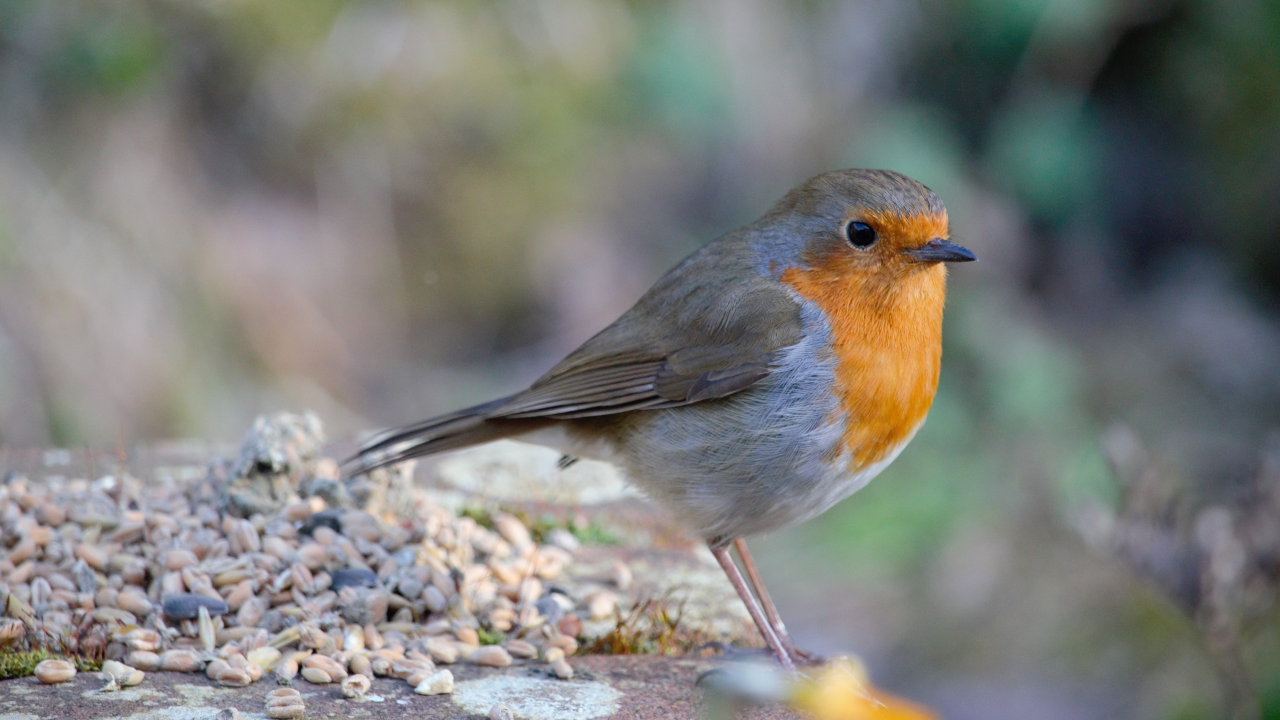
#> input picture my_method/6f47aa74a7c157d5bade8042451299d6.jpg, 3840 x 2160 px (shown at 1/3 size); its folder holds only this picture in this run
$ python -i dataset_cub.py   (imports and definitions only)
#> lines starting #> are read from the running program, lines starting #| are printed output that depends on the picture
#> further down, picture is the input picture: shape (2160, 3840, 3); mean B, G, R 122, 125.9, 125.2
import os
import matplotlib.pyplot as plt
from skimage import io
from skimage.segmentation import slic
from skimage.color import label2rgb
from skimage.measure import regionprops
from PIL import Image
import numpy as np
import imageio
from tqdm import tqdm
def calculate_area(image):
    """计算图像的面积（像素数量）"""
    return image.size

def slic_single_image(image):
    max_area=0
    segments = slic(image, n_segments=5, enforce_connectivity=True, sigma=1, compactness=10.0)
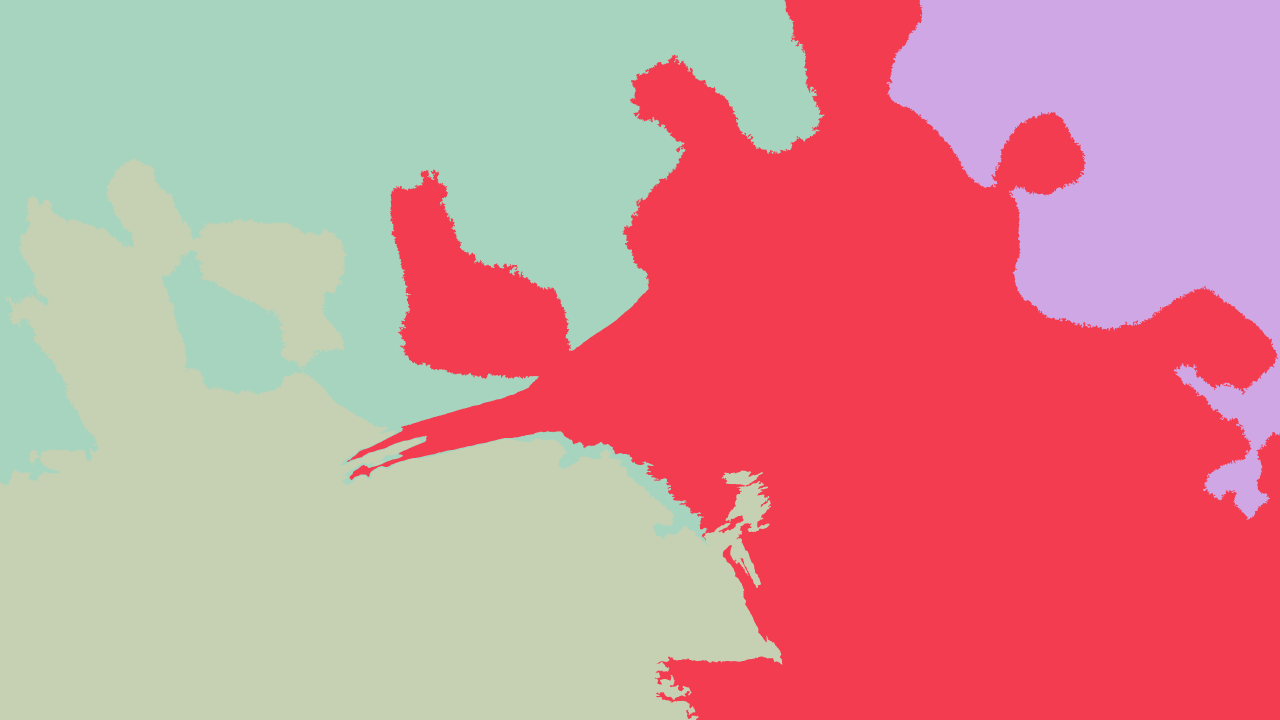
#> segments: shape (2160, 3840) int64 (shown at 1/3 size); 4 distinct labels, from 1 to 4; one colour per label, 0 black
    image_list=[]
# 使用掩码剪切原始图像并保存到result文件夹
    for region_number in range(1, len(regionprops(segments)) + 1):
        region = regionprops(segments)[region_number - 1]  # 注意：regionprops返回的区域编号从1开始
        minr, minc, maxr, maxc = region.bbox
        cropped_image = image[minr:maxr, minc:maxc]
        image_list.append(cropped_image)
#> this loop made 4 passes
#> (minr, minc, maxr, maxc) on passes 1 to 4: (0, 0, 1639, 2473), (0, 1041, 2160, 3840), (0, 2659, 1561, 3840), (474, 0, 2160, 2347)
#> pass 1, in slic_single_image, `cropped_image = image[minr:maxr, minc:maxc]`:
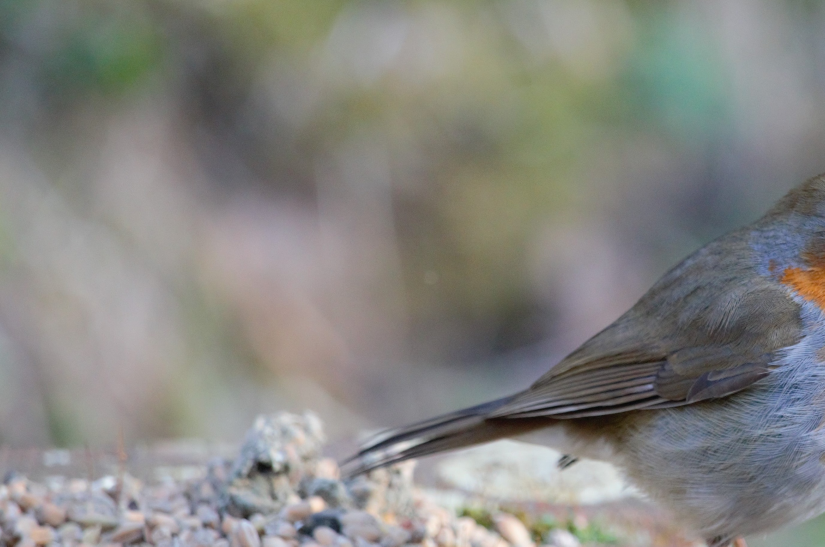
#> cropped_image: shape (1639, 2473, 3) (shown at 1/3 size); mean B, G, R 129.6, 133.5, 133.5
#> pass 2, in slic_single_image, `cropped_image = image[minr:maxr, minc:maxc]`:
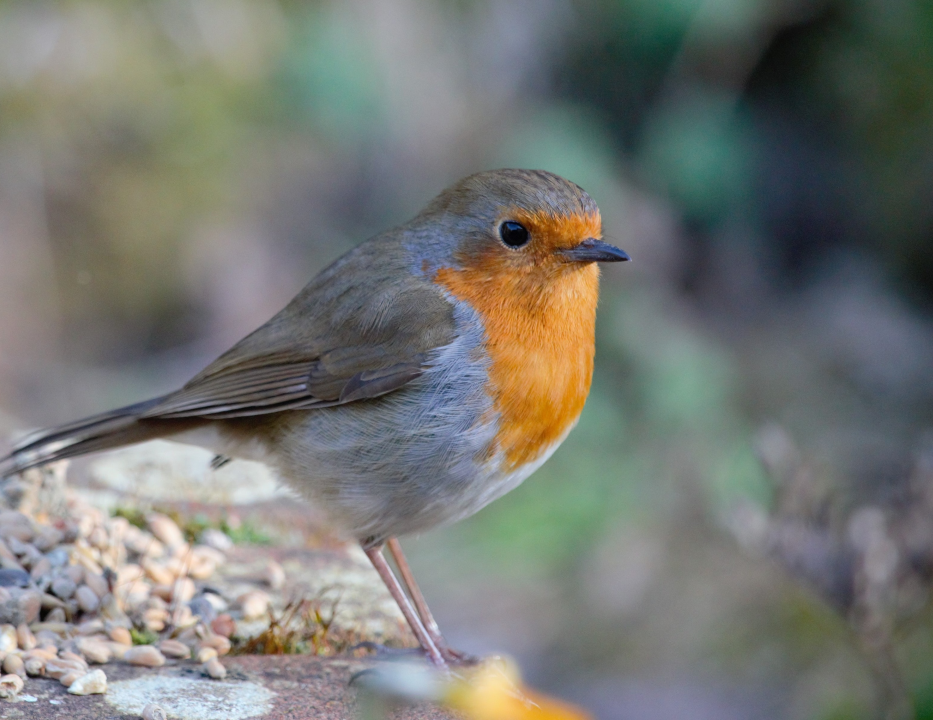
#> cropped_image: shape (2160, 2799, 3) (shown at 1/3 size); mean B, G, R 115.6, 120.2, 118.3
#> pass 3, in slic_single_image, `cropped_image = image[minr:maxr, minc:maxc]`:
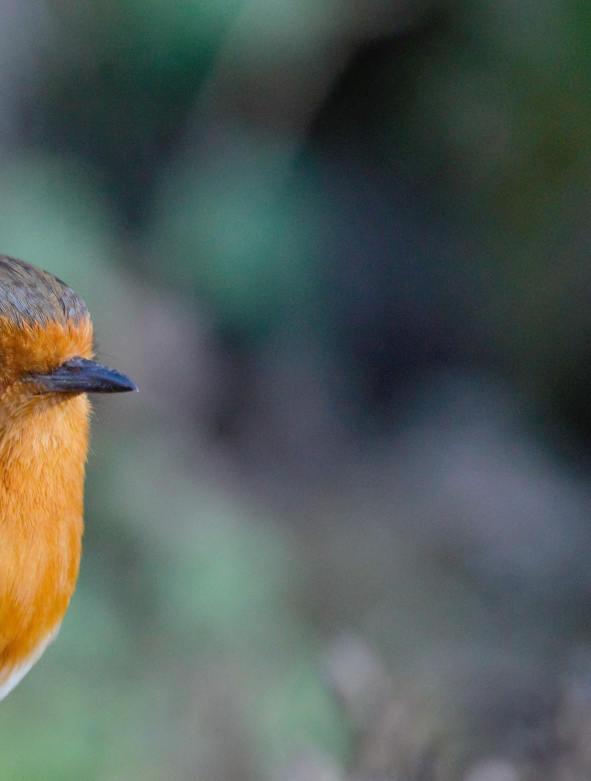
#> cropped_image: shape (1561, 1181, 3) (shown at 1/2 size); mean B, G, R 87.4, 92.1, 82.5
#> after the loop, image_list = 4 items
    for image in image_list:
        area = calculate_area(image)
        if area > max_area:
            max_area = area
            max_image = image
#> this loop made 4 passes
#> (area, max_area) on passes 1 to 2: (12159741, 12159741), (18137520, 18137520)
#> area on passes 3 to 4: 5530623, 11871126
#> after the loop, max_area = 18137520
    image = Image.fromarray(max_image.astype('uint8'))
    image.save('output_image.png')
    new_size = (192, 192)
    image = image.resize(new_size)
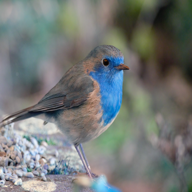
#> image: PIL image 192x192 RGB; mean R, G, B 115.6, 120.2, 118.3
    image = np.array(image)
    rows = np.vsplit(image, 3)  # 按高度分割图像为3部分
#> rows = 3 items
    blocks = [np.hsplit(row, 3) for row in rows]  # 然后对每一部分按宽度分割为3部分
#> blocks = 3 items
    blocks = [item for sublist in blocks for item in sublist]  # 展平列表
#> blocks = 9 items
    return blocks

# [28 lines left out: function find_images, not called in this run]
'''
# 确保结果文件夹存在
output_folder = '/root/autodl-tmp/my_method/data'
if not os.path.exists(output_folder):
    os.makedirs(output_folder)


image_folder = '/root/autodl-tmp/my_method/data'

# 确保路径存在
if not os.path.isdir(image_folder):
    raise ValueError(f"The folder {image_folder} does not exist.")

# 初始化一个空列表来存储读取的图像
images = []

# 遍历文件夹中的所有文件
for filename in os.listdir(image_folder):
    # 构造完整的文件路径
    file_path = os.path.join(image_folder, filename)

    # 检查文件是否为图像文件（根据文件扩展名判断，可以根据需要调整）
    if file_path.lower().endswith(('.png', '.jpg', '.jpeg', '.bmp', '.tiff')):
        # 读取图像文件
        image = imageio.imread(file_path)
        images.append(image)
input_data=[]
for img in tqdm(images, desc="Processing images"):
    block = slic_single_image(img)
    input_data.append(block)
print(len(input_data))
print(len(input_data[0]))'''
# [26 lines left out: functions process_images, main, not called in this run]

# [2 lines not run here, left out]

>>> import cv2
>>> picture = cv2.imread('../6f47aa74a7c157d5bade8042451299d6.jpg')
>>> result = slic_single_image(picture)
#> result = 9 items
